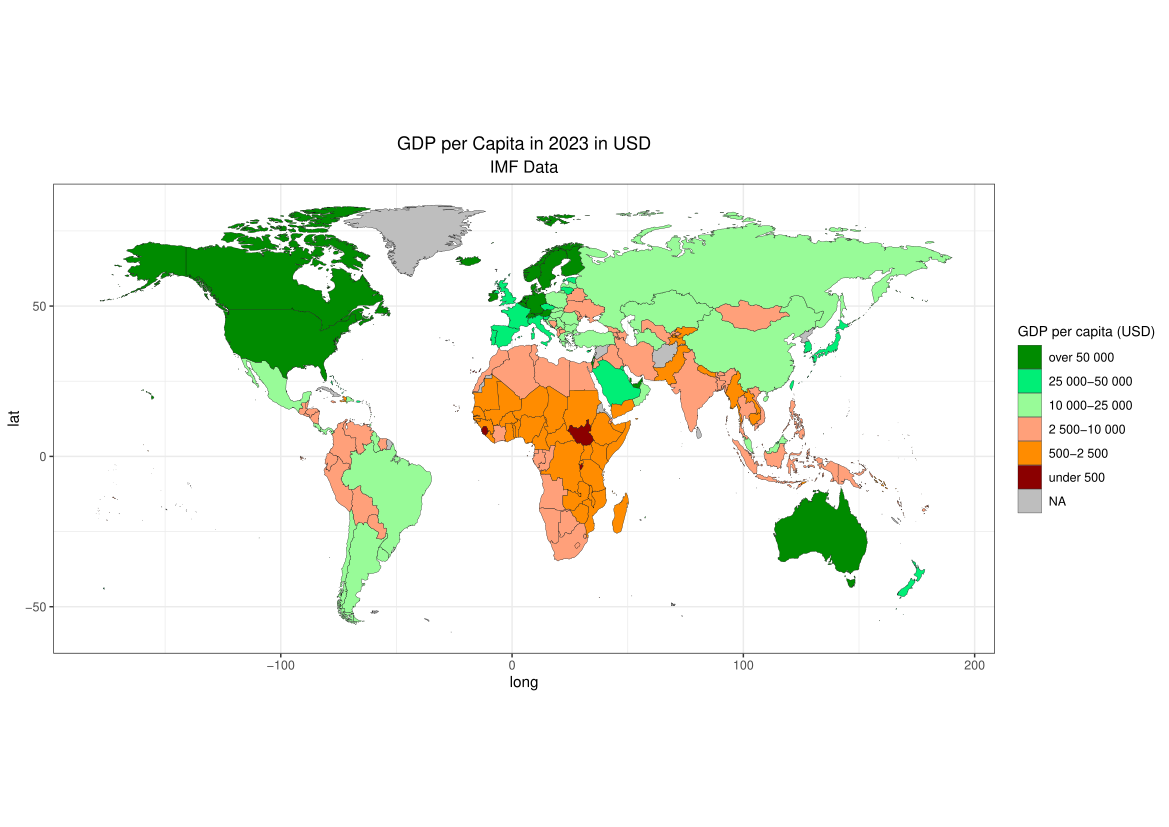

This chart was generated by the following R code:
library(dplyr)
library(ggplot2)
library(maps)
library(mapdata)
install.packages("mapdata")
world<-map_data("world")
pkb<-read.csv("C:/mojepliki/PW/TWD/pkb_per_capita_2023_edit3.csv",sep=",")
pkb<-pkb %>% 
  mutate(GDP_per_capita_in_2023=case_when(
    GDP_per_cap<500 ~ "under 500",
    GDP_per_cap<2500 ~ "500-2 500",
    GDP_per_cap<10000 ~"2 500-10 000",
    GDP_per_cap<25000 ~ "10 000-25 000",
    GDP_per_cap<50000 ~ "25 000-50 000",
    GDP_per_cap>=50000 ~ "over 50 000",
    
  ))
pkb_to_map<-merge(world,pkb,by.x="region",by.y="Country")
pkb_to_map$GDP_per_capita_in_2023<-as.factor(pkb_to_map$GDP_per_capita_in_2023)
pkb_to_map$GDP_per_capita_in_2023<-ordered(pkb_to_map$GDP_per_capita_in_2023,levels=c("over 50 000","25 000-50 000","10 000-25 000","2 500-10 000","500-2 500","under 500"))
pkb_to_map<-pkb_to_map %>% 
  arrange(order)

plot2<-pkb_to_map %>% 
  filter(region!="Antarctica") %>% 
  ggplot(aes(x=long,y=lat,group=group))+
  geom_polygon(aes(fill=GDP_per_capita_in_2023),color="black",linewidth=0.1)+
  scale_fill_manual(values = c("green4","springgreen2","palegreen","lightsalmon","darkorange","darkred"),na.value = "grey", name="GDP per capita (USD)")

plot2<-plot2+coord_fixed(1.3)
plot2<-plot2+theme_bw()
plot2<-plot2+labs(title="GDP per Capita in 2023 in USD",subtitle = "IMF Data")
plot2+theme(plot.title = element_text(hjust = 0.5),plot.subtitle = element_text(hjust = 0.5,size = 12),legend.title = element_text(size=10))
